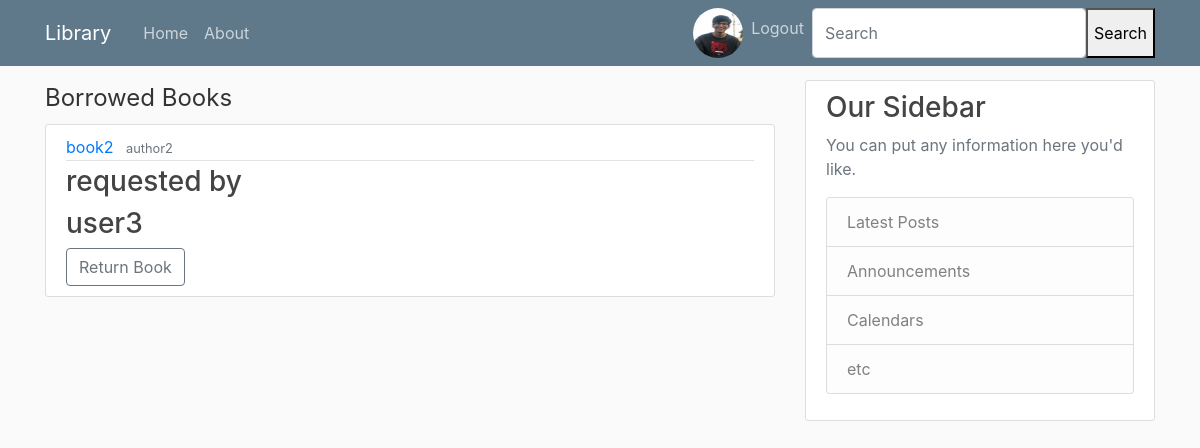
The app's page /approved-request/list/ (signed in), older data.
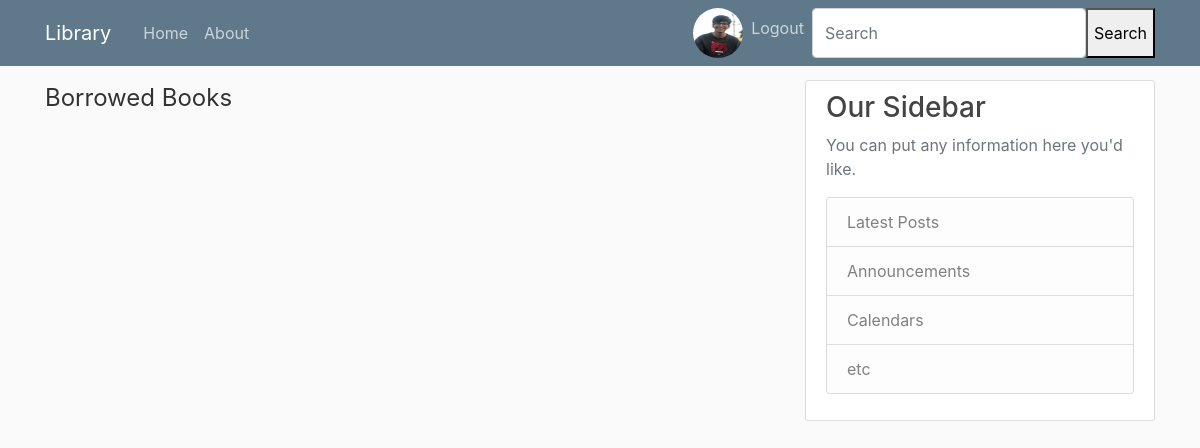
The same page, newer data.
### books/models.py (models this page shows, shortened)
class request_detail(models.Model):
    book_detail = models.ForeignKey(Book, on_delete=models.CASCADE)
    requested_by = models.ForeignKey(User, on_delete=models.CASCADE)
    return_date = models.DateField(default=timezone.now()+datetime.timedelta(days=7))
    request_status = models.CharField(max_length=15, default = 'Pending')

class Book(models.Model):
    title = models.CharField(max_length=100)
    genre = models.CharField(max_length=50)
    author = models.CharField(max_length=100)
    date_added = models.DateTimeField(default=timezone.now)
    publisher = models.CharField(max_length=100)
    summary = models.TextField(blank=True)
    location = models.TextField()
    available = models.BooleanField(default=True)
    ISBN = models.CharField(max_length=17)

### books/views.py (the view)
# urls.py: path('approved-request/list/', views.ApprovedRequestListView.as_view(), name='approved-request-list'),
class ApprovedRequestListView(LoginRequiredMixin, UserPassesTestMixin, ListView):
    model = request_detail
    template_name = 'books/approved_request_list.html'
    context_object_name = 'requests'
    ordering = ['book_detail']
    def test_func(self):
        current_user = self.request.user
        if current_user.has_perm('books.add_book'):
            return True
        return False

### books/templates/books/approved_request_list.html
{% extends "books/base.html" %}
{% block content %}
    <legend>Borrowed Books</legend>
    {% for request in requests %}
        {% if request.request_status == 'Approved' %}
        <article class="media content-section">
            <div class="media-body">
                <div class="article-metadata">
                    <a class="mr-2" href="{% url 'book-detail' request.book_detail.id %}">{{ request.book_detail.title }}</a>
                    <small class="text-muted">{{ request.book_detail.author }}</small>
                </div>
                <h3>requested by </h3><h3><a class="article-title" href="{% url 'profile-detail' request.requested_by.id %}">{{ request.requested_by }}</a></h3>
    <a class="btn btn-outline-secondary" href="{% url 'book-return' request.id %}">Return Book</a>
            </div>
        </article>
        {% endif %}
    {% endfor %}
{% endblock content %}

Row changes from the older to the newer data that the page shows:
no longer on this page (row edited): request_detail: book_detail "book2", book_detail.author "author2", requested_by "user3"
